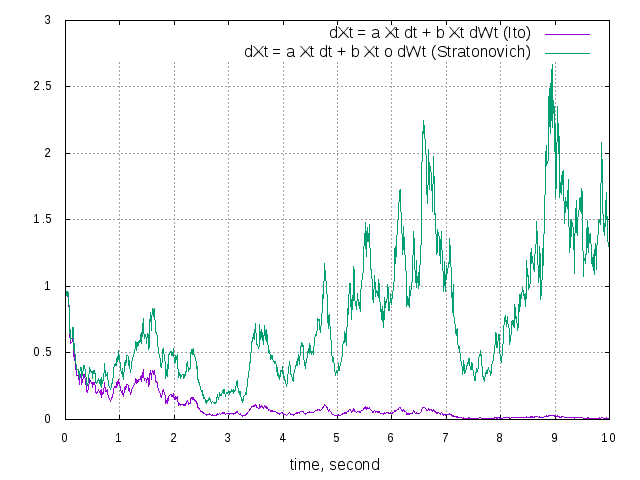

Reproduce this figure in gnuplot.
set terminal png
set output "data/TestStratOne_0.01.png"
set title 
set multiplot
set grid
set xtics font ",10pt"
set ytics font ",10pt"
set ztics font ",10pt"
set xlabel "time, second" font ",12pt"
set ylabel "" font ",12pt"
set zlabel "" font ",12pt"


plot "data/TestStratOne_0.01.0.data" title " dXt = a Xt dt + b Xt dWt (Ito)" with lines , "data/TestStratOne_0.01.1.data" title " dXt = a Xt dt + b Xt o dWt (Stratonovich)" with lines 
unset multiplot
